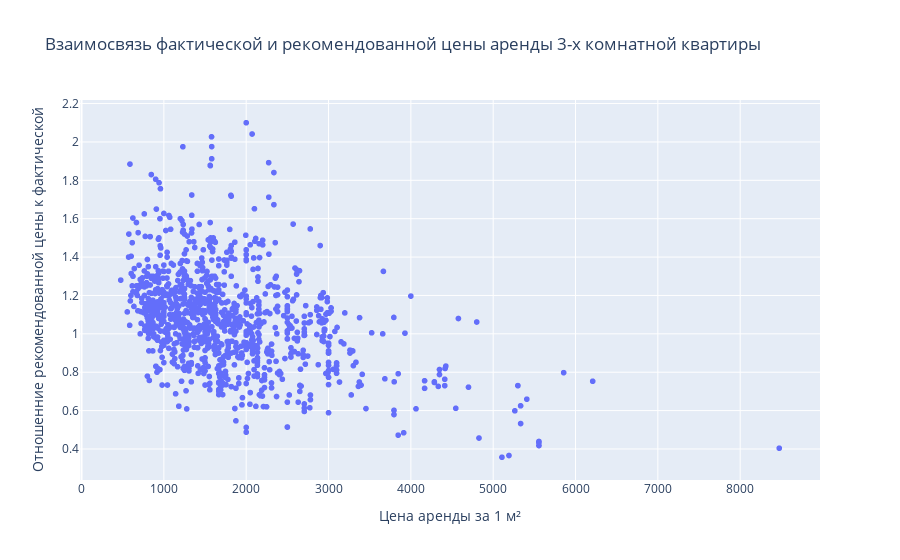

Notebook code cell kept with this figure:
### Markdown cell above
Можно проверить, если ли какая-либо связь между текущей ценой аренды 1 $м^2$ квартиры и рекомендательной ценой. Для этого построим следующий график:

### Code cell
df6 = df[(df['Отношенние рекомендованной цены к фактической'] != 'Нет данных') & (df['Цена аренды за 1 м²'] != 'Нет данных')]
px.scatter(df6, x='Цена аренды за 1 м²', y='Отношенние рекомендованной цены к фактической', title='Взаимосвязь фактической и рекомендованной цены аренды 3-х комнатной квартиры')

### Figure 1 — Plotly figure (JSON) as saved in the notebook; plotly's stock layout.template omitted (floating-point values rounded to 4 significant figures; data arrays with more than 128 entries replaced by an {"elided": "..."} marker saying what was removed)
{"data": [{"hovertemplate": "Цена аренды за 1 м²=%{x}<br>Отношенние рекомендованной цены к фактической=%{y}<extra></extra>", "legendgroup": "", "marker": {"color": "#636efa", "symbol": "circle"}, "mode": "markers", "name": "", "showlegend": false, "type": "scattergl", "x": {"elided": "1179 float values"}, "xaxis": "x", "y": {"elided": "1179 float values"}, "yaxis": "y"}], "layout": {"legend": {"tracegroupgap": 0}, "title": {"text": "Взаимосвязь фактической и рекомендованной цены аренды 3-х комнатной квартиры"}, "xaxis": {"anchor": "y", "domain": [0, 1], "title": {"text": "Цена аренды за 1 м²"}}, "yaxis": {"anchor": "x", "domain": [0, 1], "title": {"text": "Отношенние рекомендованной цены к фактической"}}}}
